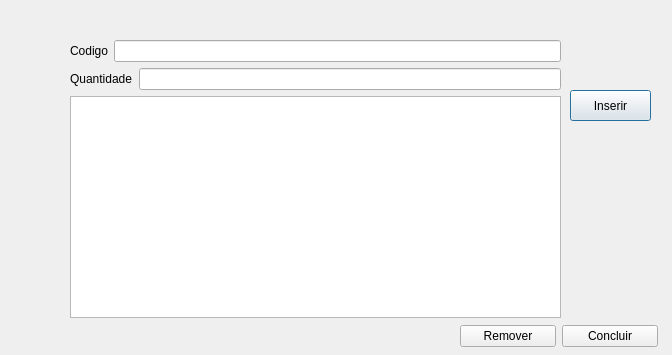
<?xml version="1.0" encoding="UTF-8"?>
<ui version="4.0">
 <class>RealizarVenda</class>
 <widget class="QDialog" name="RealizarVenda">
  <property name="geometry">
   <rect>
    <x>0</x>
    <y>0</y>
    <width>672</width>
    <height>355</height>
   </rect>
  </property>
  <property name="windowTitle">
   <string>Dialog</string>
  </property>
  <widget class="QPushButton" name="Inserir">
   <property name="geometry">
    <rect>
     <x>570</x>
     <y>90</y>
     <width>81</width>
     <height>31</height>
    </rect>
   </property>
   <property name="text">
    <string>Inserir</string>
   </property>
  </widget>
  <widget class="QWidget" name="">
   <property name="geometry">
    <rect>
     <x>70</x>
     <y>40</y>
     <width>491</width>
     <height>278</height>
    </rect>
   </property>
   <layout class="QVBoxLayout" name="verticalLayout_2">
    <item>
     <layout class="QVBoxLayout" name="verticalLayout">
      <item>
       <layout class="QHBoxLayout" name="horizontalLayout">
        <item>
         <widget class="QLabel" name="codigo">
          <property name="text">
           <string>Codigo</string>
          </property>
         </widget>
        </item>
        <item>
         <widget class="QLineEdit" name="codigoline">
          <property name="text">
           <string/>
          </property>
          <property name="maxLength">
           <number>13</number>
          </property>
         </widget>
        </item>
       </layout>
      </item>
      <item>
       <layout class="QHBoxLayout" name="horizontalLayout_2">
        <item>
         <widget class="QLabel" name="quantidade">
          <property name="text">
           <string>Quantidade</string>
          </property>
         </widget>
        </item>
        <item>
         <widget class="QLineEdit" name="qtdline"/>
        </item>
       </layout>
      </item>
     </layout>
    </item>
    <item>
     <widget class="QTableView" name="tableView"/>
    </item>
   </layout>
  </widget>
  <widget class="QWidget" name="">
   <property name="geometry">
    <rect>
     <x>460</x>
     <y>320</y>
     <width>198</width>
     <height>33</height>
    </rect>
   </property>
   <layout class="QHBoxLayout" name="horizontalLayout_3">
    <item>
     <widget class="QPushButton" name="Remover">
      <property name="text">
       <string>Remover</string>
      </property>
     </widget>
    </item>
    <item>
     <widget class="QPushButton" name="Concluir">
      <property name="text">
       <string>Concluir</string>
      </property>
     </widget>
    </item>
   </layout>
  </widget>
 </widget>
 <resources/>
 <connections/>
</ui>
